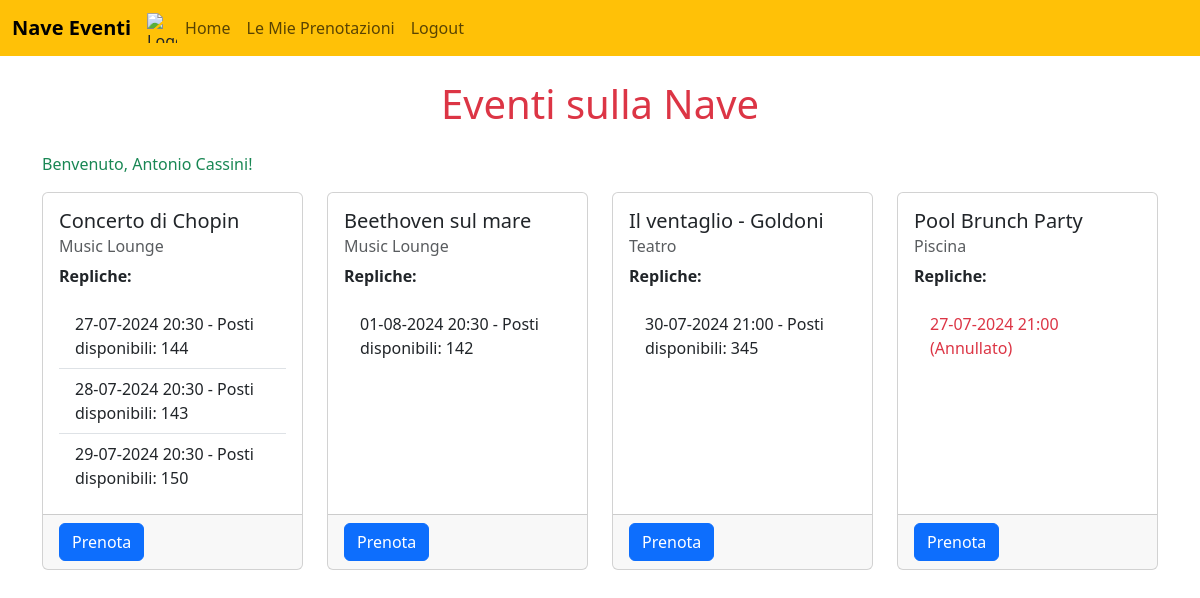
Screenshot of / (signed in) with the database file from the repository.
### models.py (models this page shows)
class Evento(db.Model, SerializerMixin):
    __tablename__ = 'eventi'
    id = db.Column(db.Integer, primary_key=True)  # Chiave primaria
    locale_id = db.Column(db.Integer, db.ForeignKey('locali.id'), nullable=False)  # Chiave esterna per Locale
    nome_evento = db.Column(db.String(50), nullable=False)  # Nome dell'evento
    rel_locale = db.relationship('Locale', back_populates='rel_eventi', lazy=True)
    rel_repliche = db.relationship('Replica', back_populates='rel_evento', lazy=True)
    serialize_rules = ('-rel_locale.rel_eventi', '-rel_repliche.rel_evento')

class Locale(db.Model, SerializerMixin):
    __tablename__ = 'locali'
    id = db.Column(db.Integer, primary_key=True)  # Chiave primaria
    nome_locale = db.Column(db.String(50), nullable=False)  # Nome del locale
    luogo = db.Column(db.String(100), nullable=False)  # Luogo
    posti = db.Column(db.Integer, nullable=False)  # Numero di posti
    rel_eventi = db.relationship('Evento', back_populates='rel_locale', lazy=True)
    serialize_rules = ('-rel_eventi.rel_locale',)

class Replica(db.Model, SerializerMixin):
    __tablename__ = 'repliche'
    id = db.Column(db.Integer, primary_key=True)  # Chiave primaria
    evento_id = db.Column(db.Integer, db.ForeignKey('eventi.id'), nullable=False)  # Chiave esterna per Evento
    data_ora = db.Column(db.DateTime, nullable=False)  # Data e ora della replica
    annullato = db.Column(db.Boolean, default=False)  # Stato di annullamento
    rel_evento = db.relationship('Evento', back_populates='rel_repliche', lazy=True)
    rel_prenotazioni = db.relationship('Prenotazione', back_populates='rel_replica', lazy=True)
    serialize_rules = ('-rel_evento.rel_repliche', '-rel_prenotazioni.rel_replica')

### app.py (the view)
@app.route('/')
def index():
    eventi = Evento.query.all()
    eventi_data = []
    for evento in eventi:
        repliche_data = []
        for replica in evento.rel_repliche:
            posti_prenotati = db.session.query(func.sum(Prenotazione.quantita)).filter_by(replica_id=replica.id).scalar() or 0
            posti_disponibili = evento.rel_locale.posti - posti_prenotati
            repliche_data.append({
                'id': replica.id,
                'data_ora': replica.data_ora,
                'annullato': replica.annullato,
                'posti_disponibili': posti_disponibili
            })
        eventi_data.append({
            'id': evento.id,
            'nome_evento': evento.nome_evento,
            'locale': evento.rel_locale.nome_locale,
            'repliche': repliche_data
        })
    return render_template('index.html', eventi=eventi_data)

### templates/index.html (shortened to what this page needs)
{% extends "base.html" %}
{% block content %}
<h1 class="mb-4 text-danger text-center">Eventi sulla Nave</h1>
{% if session.get('user_id') %}
    <p class="text-success">Benvenuto, {{ session.get('user_name') }}!</p>
{% else %}
    <p class="text-info">Non sei loggato. <a class="text-danger" href="{{ url_for('login') }}">Accedi</a> per prenotare.</p>
{% endif %}
<div class="row row-cols-1 row-cols-md-4 g-4">
    {% for evento in eventi %}
    <div class="col">
        <div class="card h-100">
            <div class="card-body">
                <h5 class="card-title">{{ evento.nome_evento }}</h5>
                <h6 class="card-subtitle mb-2 text-muted">{{ evento.locale }}</h6>
                <p class="card-text"><strong>Repliche:</strong></p>
                <ul class="list-group list-group-flush">
                    {% for replica in evento.repliche %}
                    <li class="list-group-item {% if replica.annullato %}text-danger{% endif %}">
                        {{ replica.data_ora.strftime('%d-%m-%Y %H:%M') }}
                        {% if replica.annullato %}
                            (Annullato)
                        {% else %}
                            - Posti disponibili: {{ replica.posti_disponibili }}
                        {% endif %}
                    </li>
                    {% endfor %}
                </ul>
            </div>
            {% if session.get('user_id') %}
            <div class="card-footer">
                <a href="{{ url_for('repliche', evento_id=evento.id) }}" class="btn btn-primary">Prenota</a>
            </div>
            {% endif %}
        </div>
    </div>
    {% endfor %}
</div>
{% endblock %}

### static/stile/style.css (style rules this page uses)
body { background-image: url('https://www.italiachecambia.org/wp-content/uploads/2024/02/navi-da-crociera-icon.jpg'); background-size: cover; }

### rows the page displays
Evento: nome_evento "Concerto di Chopin"
Locale: locale "Music Lounge" "Music Lounge"
Replica: data_ora "27-07-2024 20:30"
Replica: data_ora "28-07-2024 20:30"
Replica: data_ora "29-07-2024 20:30"
Evento: nome_evento "Beethoven sul mare"
Replica: data_ora "01-08-2024 20:30"
Evento: nome_evento "Il ventaglio - Goldoni"
Locale: locale "Teatro"
Replica: data_ora "30-07-2024 21:00"
Evento: nome_evento "Pool Brunch Party"
Locale: locale "Piscina"
Replica: data_ora "27-07-2024 21:00"

### other values shown
{{ session.get('user_name') }} "Antonio Cassini"
{{ replica.posti_disponibili }} "144" "143" "150" "142" "345"
